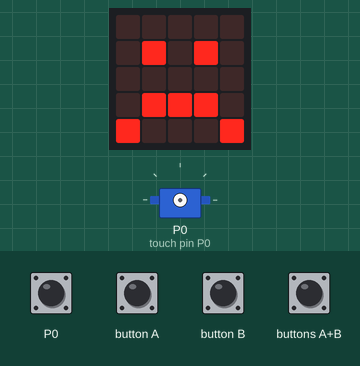
Simulated run of this program. Board: BBC micro:bit (MakeCode). On the bench: the board's 5×5 LED display, servo. The test bench sets the inputs (shaded band). Random numbers come from a fixed seed.

Above: at 1.2 s.
1.3 s: touch pin P0 pressed for 1 s
At 2.1 s:
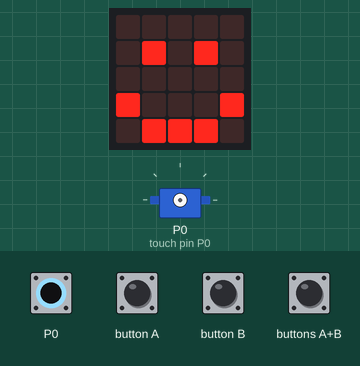
4.0 s: button A pressed for 0.15 s
5.6 s: button B pressed for 0.15 s
At 6.5 s:
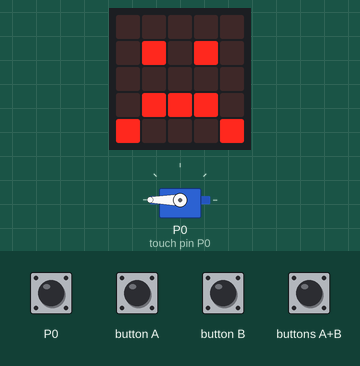
7.2 s: buttons A+B pressed for 0.15 s
At 7.8 s:
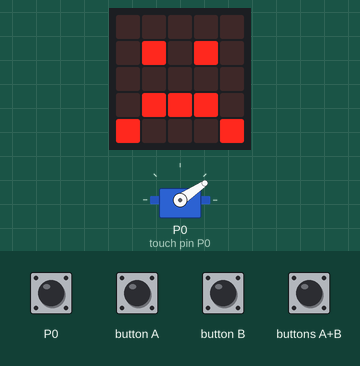
8.8 s: buttons A+B pressed for 1 s
At 10.2 s:
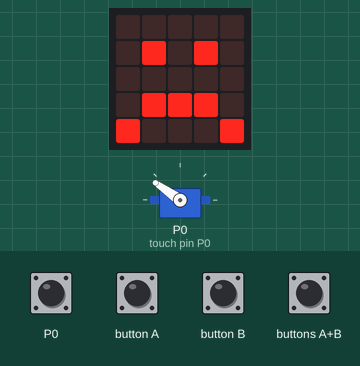
11.3 s: buttons A+B pressed for 0.15 s
At 12.1 s:
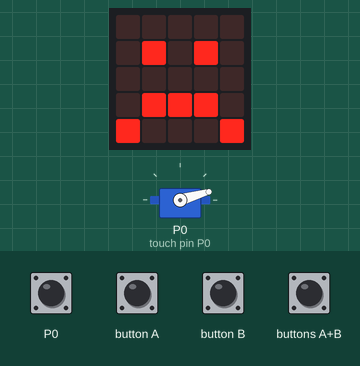
Timing chart, 0 to 13.9 s (numbered marks = the images above; inputs shaded):
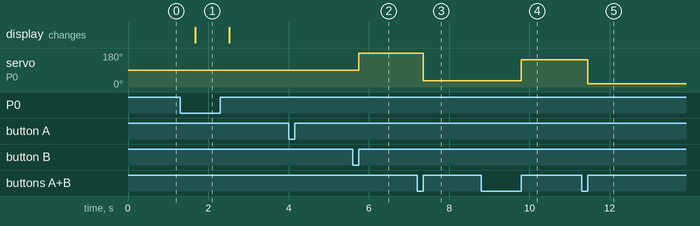

Measured:
- after the input at 1.3 s, the display: changes after 0.38 s (image 1)
- after the input at 5.6 s, servo on P0 (touch pin P0): 90° → 180° after 0.15 s
- after the input at 7.2 s, servo on P0 (touch pin P0): 180° → 34° after 0.15 s
- after the input at 8.8 s, servo on P0 (touch pin P0): 34° → 145° after 1.0 s
- after the input at 11.3 s, servo on P0 (touch pin P0): 145° → 16° after 0.15 s

The program:

main.ts
```typescript
input.onButtonPressed(Button.A, function () {
    pins.servoWritePin(AnalogPin.P0, 90)
})
input.onButtonPressed(Button.AB, function () {
    pins.servoWritePin(AnalogPin.P0, randint(0, 180))
})
input.onButtonPressed(Button.B, function () {
    pins.servoWritePin(AnalogPin.P0, 180)
})
basic.forever(function () {
    if (input.pinIsPressed(TouchPin.P0)) {
        basic.showLeds(`
            . . . . .
            . # . # .
            . . . . .
            # . . . #
            . # # # .
            `)
    } else {
        basic.showLeds(`
            . . . . .
            . # . # .
            . . . . .
            . # # # .
            # . . . #
            `)
    }
})
```

test.ts
```typescript
// aquí va el archivo "tests"; esto no se compilará cuando este paquete se utilice como una extensión.
```
